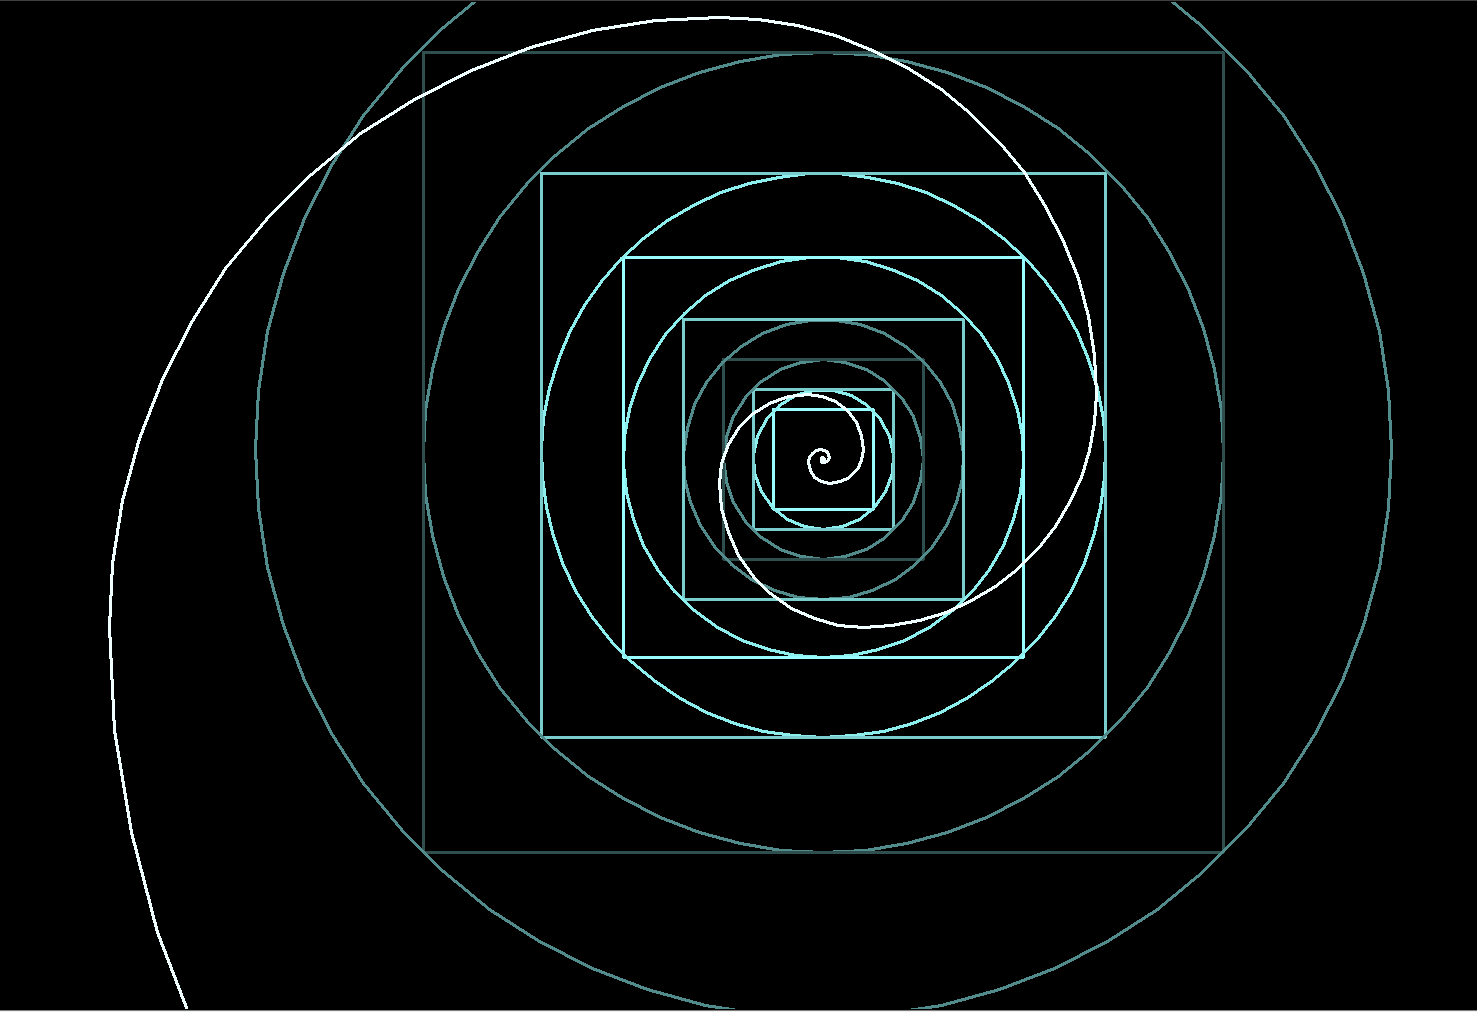

Recreate this plot in Python.
from turtle import *
import math

screen = Screen()
screen = bgcolor("black")

t = Turtle()
t.pensize(3)
t.shape ("turtle")
t.speed(0)

#first square
t.pencolor("darkslategray1")

for side in range(4):
    t.forward(100)
    t.left(90)

#first circle
t.penup()
t.forward(50)
t.right(90)
t.forward(20)
t.left(90)
t.pendown()

t.pencolor("darkslategray2")
t.circle(70)

#second square
t.pencolor("darkslategray3")
t.forward(70)
t.left(90)

for side in range(3):
    t.forward(140)
    t.left(90)
t.forward(70)

#second circle
t.penup()
t.right(90)
t.forward(30)
t.left(90)
t.pendown()

t.pencolor("darkslategray4")
t.circle(100)

#third square
t.pencolor("darkslategray")
t.forward(100)
t.left(90)

for side in range(3):
    t.forward(200)
    t.left(90)
t.forward(100)

#third circle
t.penup()
t.right(90)
t.forward(40)
t.left(90)
t.pendown()

t.pencolor("darkslategray4")
t.circle(140)

#fourth square
t.pencolor("darkslategray3")
t.forward(140)
t.left(90)

for side in range(3):
    t.forward(280)
    t.left(90)
t.forward(140)

#fourth circle
t.penup()
t.right(90)
t.forward(58)
t.left(90)
t.pendown()

t.pencolor("darkslategray2")
t.circle(200)

#fifth square
t.pencolor("darkslategray1")
t.forward(200)
t.left(90)

for side in range(3):
    t.forward(400)
    t.left(90)
t.forward(200)

#fifth circle
t.penup()
t.right(90)
t.forward(80)
t.left(90)
t.pendown()

t.pencolor("darkslategray2")
t.circle(282)

#sixth square
t.pencolor("darkslategray3")
t.forward(282)
t.left(90)

for side in range(3):
    t.forward(564)
    t.left(90)
t.forward(282)

#sixth circle
t.penup()
t.right(90)
t.forward(115)
t.left(90)
t.pendown()

t.pencolor("darkslategray4")
t.circle(400)

#seventh square
t.pencolor("darkslategray")
t.forward(400)
t.left(90)

for side in range(3):
    t.forward(800)
    t.left(90)
t.forward(400)

#seventh circle
t.penup()
t.right(90)
t.forward(165)
t.left(90)
t.pendown()

t.pencolor("darkslategray4")
t.circle(568)

#------------------------------------------------------#

#fibonacci spiral

t.penup()
t.goto(0,0)
t.forward(50)
t.left(90)
t.forward(50)
t.right(90)
t.pendown()

t.pencolor("azure")
t.speed(6)

a, b = 0, 1

for _ in range(20):
    t.circle(b, 90)  # Draw quarter-circle with radius b
    a, b = b, a + b
